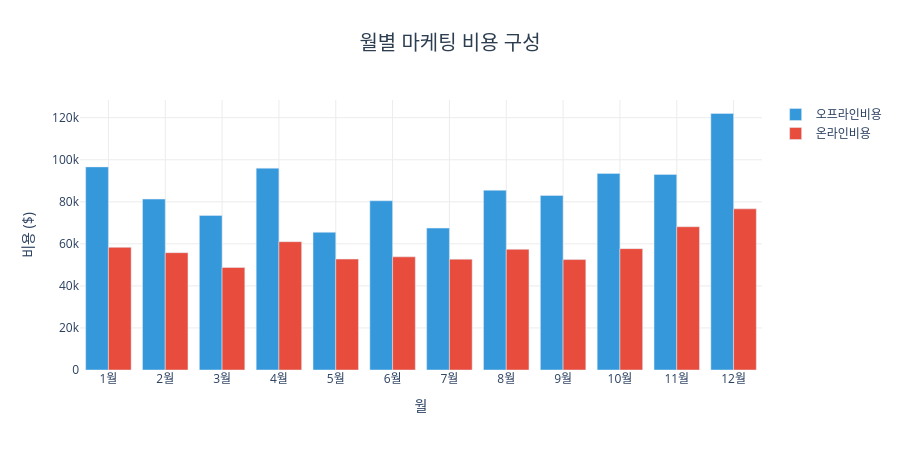

The cell this chart's notebook holds for it:
### Code cell
fig=go.Figure()
fig.add_trace(go.Bar(x=marketing_month['월'],y=marketing_month['오프라인비용'],
    name='오프라인비용',marker_color='#3498db'))
fig.add_trace(go.Bar(x=marketing_month['월'],y=marketing_month['온라인비용'],
    name='온라인비용',marker_color='#e74c3c'))
fig.update_layout(title=dict(text='월별 마케팅 비용 구성',x=0.5,xanchor='center',
    font=dict(size=20,color='#2c3e50')),height=450,plot_bgcolor='white',
    barmode='group',xaxis_title='월',yaxis_title='비용 ($)')
fig.update_xaxes(tickvals=list(range(1,13)),
    ticktext=[f'{m}월' for m in range(1,13)],gridcolor='#ececec')
fig.update_yaxes(gridcolor='#ececec')
fig

### Figure 1 — Plotly figure (JSON) as saved in the notebook; plotly's stock layout.template omitted (floating-point values rounded to 4 significant figures)
{"data": [{"marker": {"color": "#3498db"}, "name": "오프라인비용", "type": "bar", "x": [1, 2, 3, 4, 5, 6, 7, 8, 9, 10, 11, 12], "y": [96600, 81300, 73500, 96000, 65500, 80500, 67500, 85500, 83000, 93500, 93000, 122000]}, {"marker": {"color": "#e74c3c"}, "name": "온라인비용", "type": "bar", "x": [1, 2, 3, 4, 5, 6, 7, 8, 9, 10, 11, 12], "y": [58330.0, 55810.0, 48750.0, 61030.0, 52760.0, 53820.0, 52720.0, 57400.0, 52510.0, 57720.0, 68140.0, 76650.0]}], "layout": {"barmode": "group", "height": 450, "plot_bgcolor": "white", "title": {"font": {"color": "#2c3e50", "size": 20}, "text": "월별 마케팅 비용 구성", "x": 0.5, "xanchor": "center"}, "xaxis": {"gridcolor": "#ececec", "ticktext": ["1월", "2월", "3월", "4월", "5월", "6월", "7월", "8월", "9월", "10월", "11월", "12월"], "tickvals": [1, 2, 3, 4, 5, 6, 7, 8, 9, 10, 11, 12], "title": {"text": "월"}}, "yaxis": {"gridcolor": "#ececec", "title": {"text": "비용 ($)"}}}}
